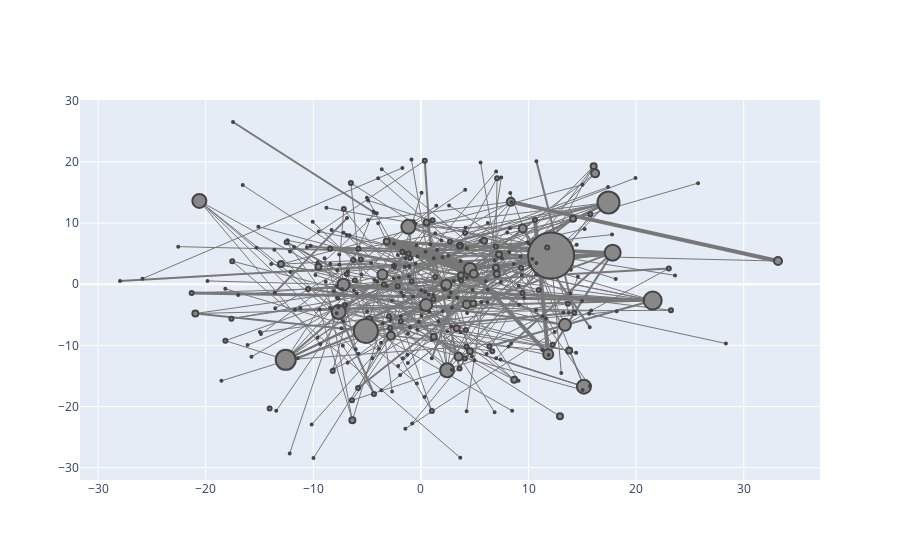

Notebook code for this chart:
### Code cell
configure_plotly_browser_state()
plotNetworkSize(pgGraph)
